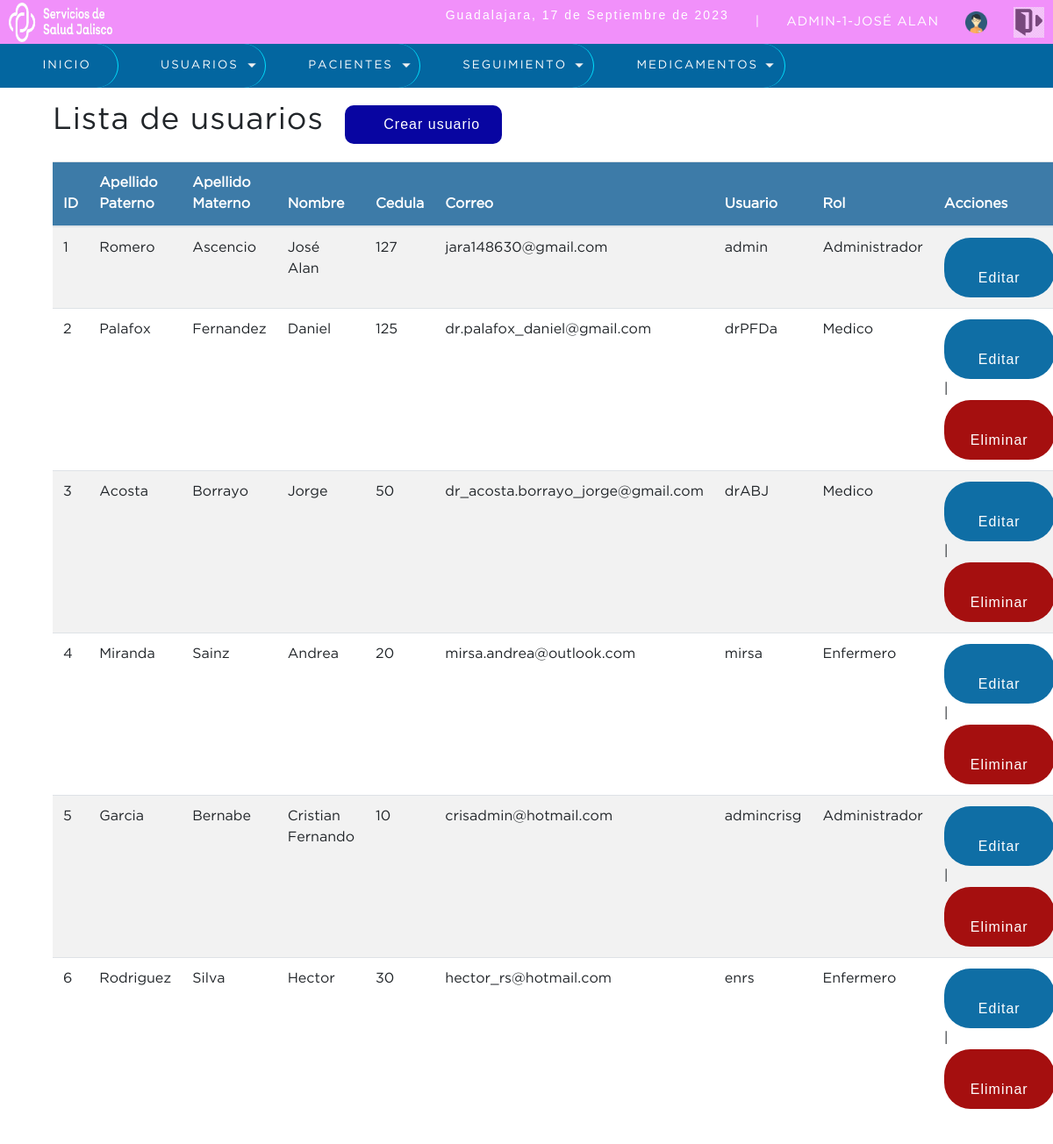
The page /sistema/lista_usuarios.php (signed in) on the database its author committed.
### tables this page shows
CREATE TABLE `usuario` (
  `idusuario` int(11) NOT NULL,
  `correo` varchar(50) NOT NULL,
  `usuario` varchar(20) NOT NULL,
  `clave` varchar(50) NOT NULL,
  `rol` int(11) NOT NULL,
  `estatus` int(11) NOT NULL DEFAULT 1,
  `nombre` varchar(50) DEFAULT NULL,
  `apellido_paterno` varchar(50) DEFAULT NULL,
  `apellido_materno` varchar(50) DEFAULT NULL,
  `cedula` tinyint(4) DEFAULT NULL
);

CREATE TABLE `rol` (
  `idrol` int(11) NOT NULL,
  `rol` varchar(20) NOT NULL
);

### sistema/lista_usuarios.php (the view, shortened to what this page needs)
<?php
   include "../conexion.php"
?>
<!DOCTYPE html>
<html lang="en">
<head>
	<?php include "includes/scripts.php"; ?>
</head>
<body>
	<?php include "includes/header.php"; ?>
	<section id="container">
		<h1>Lista de usuarios</h1>
		<a href="registro_usuario.php" class="btn_new"><i class="fa-solid fa-file-circle-plus"></i> Crear usuario</a>
		<table id="lista"  class="table table-striped">
			<thead>
			<tr>
				<th>ID</th>
				<th>Apellido Paterno</th>
				<th>Apellido Materno</th>
				<th>Nombre</th>
				<th>Cedula</th>
				<th>Correo</th>
				<th>Usuario</th>
				<th>Rol</th>
				<th>Acciones</th>
			</tr>
			</thead>
			<tbody>
		<?php
			$query = mysqli_query($conection,"SELECT u.idusuario, u.apellido_paterno, u.apellido_materno, u.nombre, u.cedula, u.correo, u.usuario, r.rol FROM usuario u INNER JOIN rol r ON u.rol = r.idrol WHERE estatus = 1 ORDER BY u.idusuario ASC
				");
			$result = mysqli_num_rows($query);
			if($result > 0){
				while ($data = mysqli_fetch_array($query)) {
			?>
				<tr>
					<td><?php echo utf8_encode($data["idusuario"]); ?></td>
					<td><?php echo utf8_encode($data["apellido_paterno"]); ?></td>
					<td><?php echo utf8_encode($data["apellido_materno"]); ?></td>
					<td><?php echo $data["nombre"]; ?></td>
					<td><?php echo $data["cedula"]; ?></td>
					<td><?php echo $data["correo"]; ?></td>
					<td><?php echo $data["usuario"]; ?></td>
					<td><?php echo $data['rol'] ?></td>
					<td>
					<a class="link_edit" href="editar_usuario.php?id=<?php echo $data["idusuario"]; ?>"><i class="fa-solid fa-pen-to-square"></i> Editar</a>
                    <?php if($data["idusuario"] != 1){ ?>
	|
	                  <a class="link_delete" href="eliminar_usuario.php?id=<?php echo $data["idusuario"]; ?>"><i class="fa-solid fa-trash-can"></i> Eliminar</a>
                    <?php } ?>
					</td>
				</tr>
		<?php
				}
			}
		 ?>
		</tbody>
		</table>
	</section>
</body>
</html>

### sistema/css/style.css (style rules this page uses)
* { margin: 0; padding: 0; box-sizing: border-box; }
body { background: #fdffff; }
h1, h2, h3, h4, h5, h6 { font-family: 'GothamBook'; font-weight: bold; letter-spacing: 1px; }
h1 { font-size: 26px; }
a { text-decoration: none; font-family: arial; letter-spacing: 1px; }
#container { padding: 100px 60px 60px; }
#container h1 { font-size: 35px; display: inline-block; }
.btn_new { display: inline-block; background: #0805a1; color: #FFF; padding: 10px 25px; border-radius: 10px; margin: 20px; }
table { border-collapse: collapse; font-size: 12pt; font-family: 'GothamBook'; width: 100%; }
table th { text-align: left; padding: 10px; background: #3d7ba8; color: #FFF; }
table tr:nth-child(odd) { background: #FFF; }
table td { padding: 10px; }
.link_edit { background-color: #0f6ea5; border-radius: 30px; border: none; color: white; padding: 10px 30px; text-align: center; text-decoration: none; display: inline-block; font-size: 16px; }
.link_delete { background-color: #a50f0f; border-radius: 30px; border: none; color: white; padding: 10px 30px; text-align: center; text-decoration: none; display: inline-block; font-size: 16px; }

### rows shown on the page
usuario: idusuario "1", apellido_paterno "Romero", apellido_materno "Ascencio", nombre "José Alan", cedula "127", correo "jara148630@gmail.com", usuario "admin", rol.rol "Administrador"
usuario: idusuario "2", apellido_paterno "Palafox", apellido_materno "Fernandez", nombre "Daniel", cedula "125", correo "dr.palafox_daniel@gmail.com", usuario "drPFDa", rol.rol "Medico"
usuario: idusuario "3", apellido_paterno "Acosta", apellido_materno "Borrayo", nombre "Jorge", cedula "50", correo "dr_acosta.borrayo_jorge@gmail.com", usuario "drABJ", rol.rol "Medico"
usuario: idusuario "4", apellido_paterno "Miranda", apellido_materno "Sainz", nombre "Andrea", cedula "20", correo "mirsa.andrea@outlook.com", usuario "mirsa", rol.rol "Enfermero"
usuario: idusuario "5", apellido_paterno "Garcia", apellido_materno "Bernabe", nombre "Cristian Fernando", cedula "10", correo "crisadmin@hotmail.com", usuario "admincrisg", rol.rol "Administrador"
usuario: idusuario "6", apellido_paterno "Rodriguez", apellido_materno "Silva", nombre "Hector", cedula "30", correo "hector_rs@hotmail.com", usuario "enrs", rol.rol "Enfermero"

### other values the page prints
fecha() "17 de Septiembre de 2023"
$_SESSION['user'] "ADMIN"
$_SESSION['rol'] "1"
$_SESSION['nombre'] "JOSÉ ALAN"
